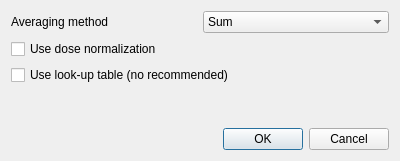
<?xml version="1.0" encoding="UTF-8"?>
<ui version="4.0">
 <class>FullLogNormDlg</class>
 <widget class="QDialog" name="FullLogNormDlg">
  <property name="geometry">
   <rect>
    <x>0</x>
    <y>0</y>
    <width>400</width>
    <height>161</height>
   </rect>
  </property>
  <property name="windowTitle">
   <string>Full log normalization configuration</string>
  </property>
  <layout class="QVBoxLayout" name="verticalLayout_2">
   <item>
    <layout class="QVBoxLayout" name="verticalLayout">
     <item>
      <layout class="QHBoxLayout" name="horizontalLayout">
       <item>
        <widget class="QLabel" name="label">
         <property name="text">
          <string>Averaging method</string>
         </property>
        </widget>
       </item>
       <item>
        <widget class="QComboBox" name="combo_averagemethod">
         <property name="toolTip">
          <string>Selects image combination method</string>
         </property>
         <item>
          <property name="text">
           <string>Sum</string>
          </property>
         </item>
         <item>
          <property name="text">
           <string>Average</string>
          </property>
         </item>
         <item>
          <property name="text">
           <string>Median</string>
          </property>
         </item>
         <item>
          <property name="text">
           <string>Weighted average</string>
          </property>
         </item>
         <item>
          <property name="text">
           <string>Min</string>
          </property>
         </item>
         <item>
          <property name="text">
           <string>Max  </string>
          </property>
         </item>
        </widget>
       </item>
      </layout>
     </item>
     <item>
      <widget class="QCheckBox" name="check_usedose">
       <property name="toolTip">
        <string>Estimate the acquistion dose using the intensity of the dose ROI.</string>
       </property>
       <property name="text">
        <string>Use dose normalization</string>
       </property>
      </widget>
     </item>
     <item>
      <widget class="QCheckBox" name="check_useLut">
       <property name="toolTip">
        <string>Use a look-up table instead of computing the logarithm.</string>
       </property>
       <property name="text">
        <string>Use look-up table (no recommended)</string>
       </property>
      </widget>
     </item>
     <item>
      <spacer name="verticalSpacer">
       <property name="orientation">
        <enum>Qt::Vertical</enum>
       </property>
       <property name="sizeHint" stdset="0">
        <size>
         <width>20</width>
         <height>40</height>
        </size>
       </property>
      </spacer>
     </item>
    </layout>
   </item>
   <item>
    <widget class="QDialogButtonBox" name="buttonBox">
     <property name="orientation">
      <enum>Qt::Horizontal</enum>
     </property>
     <property name="standardButtons">
      <set>QDialogButtonBox::Cancel|QDialogButtonBox::Ok</set>
     </property>
    </widget>
   </item>
  </layout>
 </widget>
 <resources/>
 <connections>
  <connection>
   <sender>buttonBox</sender>
   <signal>accepted()</signal>
   <receiver>FullLogNormDlg</receiver>
   <slot>accept()</slot>
   <hints>
    <hint type="sourcelabel">
     <x>248</x>
     <y>254</y>
    </hint>
    <hint type="destinationlabel">
     <x>157</x>
     <y>274</y>
    </hint>
   </hints>
  </connection>
  <connection>
   <sender>buttonBox</sender>
   <signal>rejected()</signal>
   <receiver>FullLogNormDlg</receiver>
   <slot>reject()</slot>
   <hints>
    <hint type="sourcelabel">
     <x>316</x>
     <y>260</y>
    </hint>
    <hint type="destinationlabel">
     <x>286</x>
     <y>274</y>
    </hint>
   </hints>
  </connection>
 </connections>
</ui>
